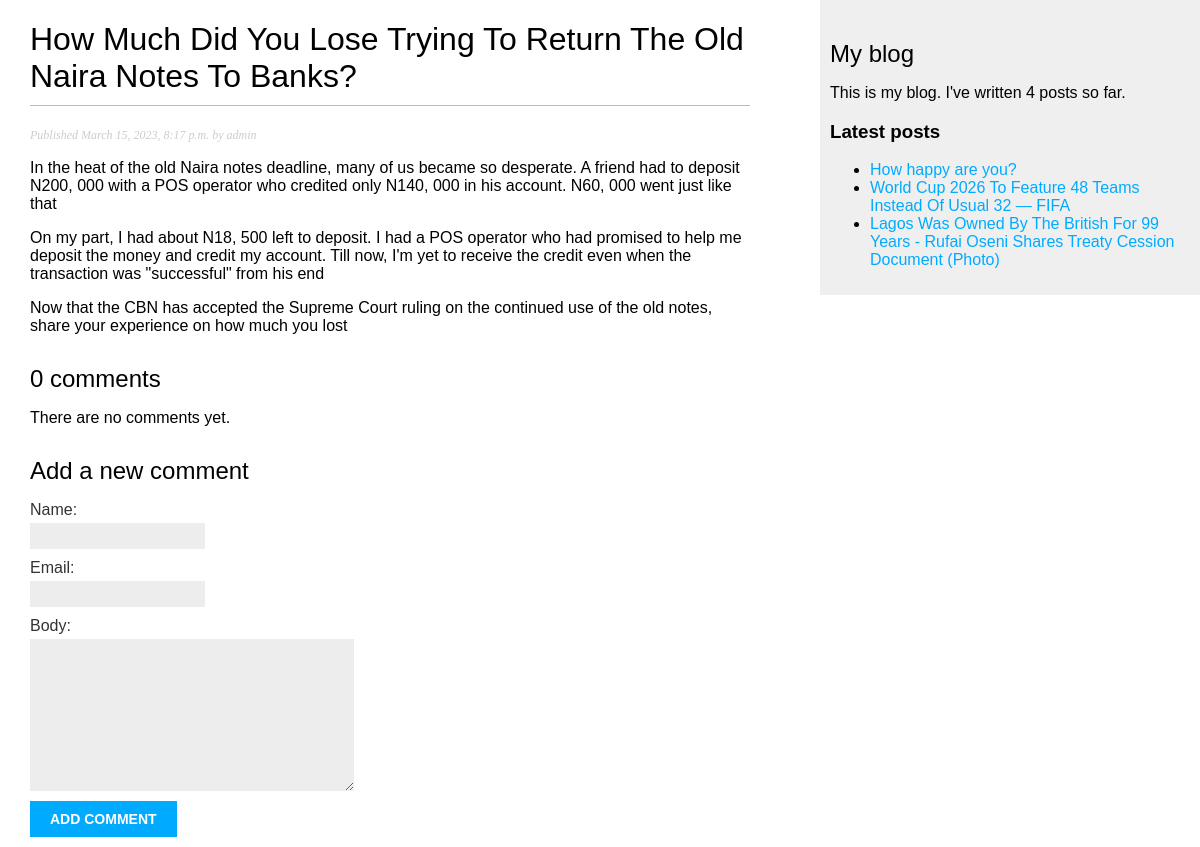
The page /blog/2023/3/15/how-much-did-you-lose-trying-to-return-the-old-naira-notes-to-banks/ on the database its author committed.
### blog/models.py (models this page shows, shortened)
class Post(models.Model):
    class Status(models.TextChoices):
        DRAFT = 'DF', 'Draft'
        PUBLISHED = 'PB', 'Published'
    title = models.CharField(max_length=250)
    slug = models.SlugField(max_length=250, unique_for_date='publish')
    author = models.ForeignKey(User, on_delete=models.CASCADE, related_name='blog_posts')
    body = models.TextField()
    publish = models.DateTimeField(default=timezone.now)
    created = models.DateTimeField(auto_now_add=True)
    updated = models.DateTimeField(auto_now=True)
    status = models.CharField(max_length=2, choices=Status.choices, default=Status.DRAFT)
    objects = models.Manager()
    published = PublishedManager()
    class Meta:
        ordering = ['-publish']
        indexes = [
            models.Index(fields=['-publish'])
        ]
    def get_absolute_url(self):
        return reverse('blog:post_detail', args=[
                                                self.publish.year,
                                                self.publish.month,
                                                self.publish.day,
                                                self.slug
        ])

### blog/views.py (the view)
# urls.py: path('<int:year>/<int:month>/<int:day>/<slug:post>/', views.post_detail, name='post_detail'),
def post_detail(request, year, month, day, post):
    post = get_object_or_404(Post, status=Post.Status.PUBLISHED,
                                            slug=post,
                                            publish__year=year,
                                            publish__month=month,
                                            publish__day=day)
    comments = post.comments.filter(active=True)
    form = CommentForm()
    return render(request, 'blog/post/detail.html', {'post': post, 'comments': comments, 'form': form})

### blog/forms.py
class CommentForm(forms.ModelForm):
    class Meta:
        model = Comment
        fields = ['name', 'email', 'body']

### blog/templatetags/blog_tags.py (called while the page is built)
@register.simple_tag
def total_posts():
    return Post.published.count()

@register.inclusion_tag('blog/post/latest_posts.html')
def show_latest_posts(count=5):
    latest_posts = Post.published.order_by('-publish')[:count]
    return {'latest_posts': latest_posts}

### blog/templates/blog/post/detail.html (shortened to what this page needs)
{% extends "blog/base.html" %}
{% block content %}
    <h1>{{ post.title }}</h1>
    <p class="date">
        Published {{ post.publish }} by {{ post.author }}
    </p>
    {{ post.body|linebreaks }}
    {% with comments.count as total_comments %}
    <h2>
      {{ total_comments }} comment{{ total_comments|pluralize }}
    </h2>
  {% endwith %}
  {% for comment in comments %}
    <div class="comment">
      <p class="info">
        Comment {{ forloop.counter }} by {{ comment.name }}
        {{ comment.created }}
      </p>
      {{ comment.body|linebreaks }}
    </div>
  {% empty %}
    <p>There are no comments yet.</p>
  {% endfor %}
  {% include "blog/post/includes/comment_form.html" %}
{% endblock %}

### blog/templates/blog/post/latest_posts.html
<ul>
    {% for post in latest_posts %}
    <li>
        <a href="{{ post.get_absolute_url }}">{{ post.title }}</a>
    </li>
    {% endfor %}
</ul>

### blog/static/css/blog.css (style rules this page uses)
body { margin:0; padding:0; font-family:helvetica, sans-serif; }
a { color:#00abff; text-decoration:none; }
h1 { font-weight:normal; border-bottom:1px solid #bbb; padding:0 0 10px 0; }
h2 { font-weight:normal; margin:30px 0 0; }
p.date { color:#ccc; font-family: georgia, serif; font-size: 12px; font-style: italic; }
label { float:left; clear:both; color:#333; margin-bottom:4px; }
input, textarea { clear:both; float:left; margin:0 0 10px; background:#ededed; border:0; padding:6px 10px; font-size:12px; }

### rows shown on the page
Post: title "How Much Did You Lose Trying To Return The Old Naira Notes To Banks?", publish "March 15, 2023, 8:17 p.m.", author "admin", body "In the heat of the old Naira notes deadline, many of us became so desperate. A friend had to deposit N200, 000 with a POS operator who credited only N140, 000 in his account. N60, 000 went just like that On my part, I had about N18, 500 left to deposit. I had a POS operator who had promised to help me deposit the money and credit my account. Till now, I'm yet to receive the credit even when the transaction was \"successful\" from his end Now that the CBN has accepted the Supreme Court ruling on the continued use of the old notes, share your experience on how much you lost"
Post: title "How happy are you?"
Post: title "World Cup 2026 To Feature 48 Teams Instead Of Usual 32 — FIFA"
Post: title "Lagos Was Owned By The British For 99 Years - Rufai Oseni Shares Treaty Cession Document (Photo)"

### other values the page prints
{{ total_comments }} "0"
